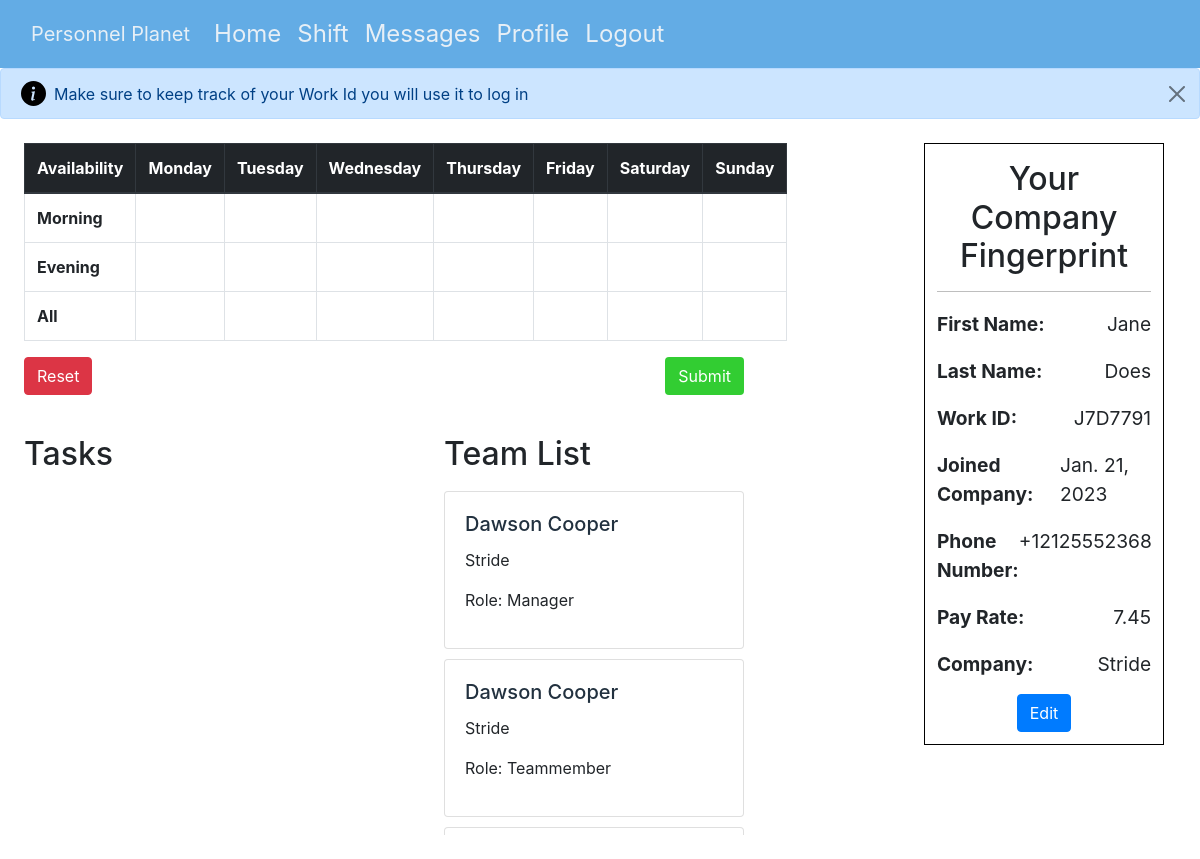
Page /profile (signed in) on the earlier database version.
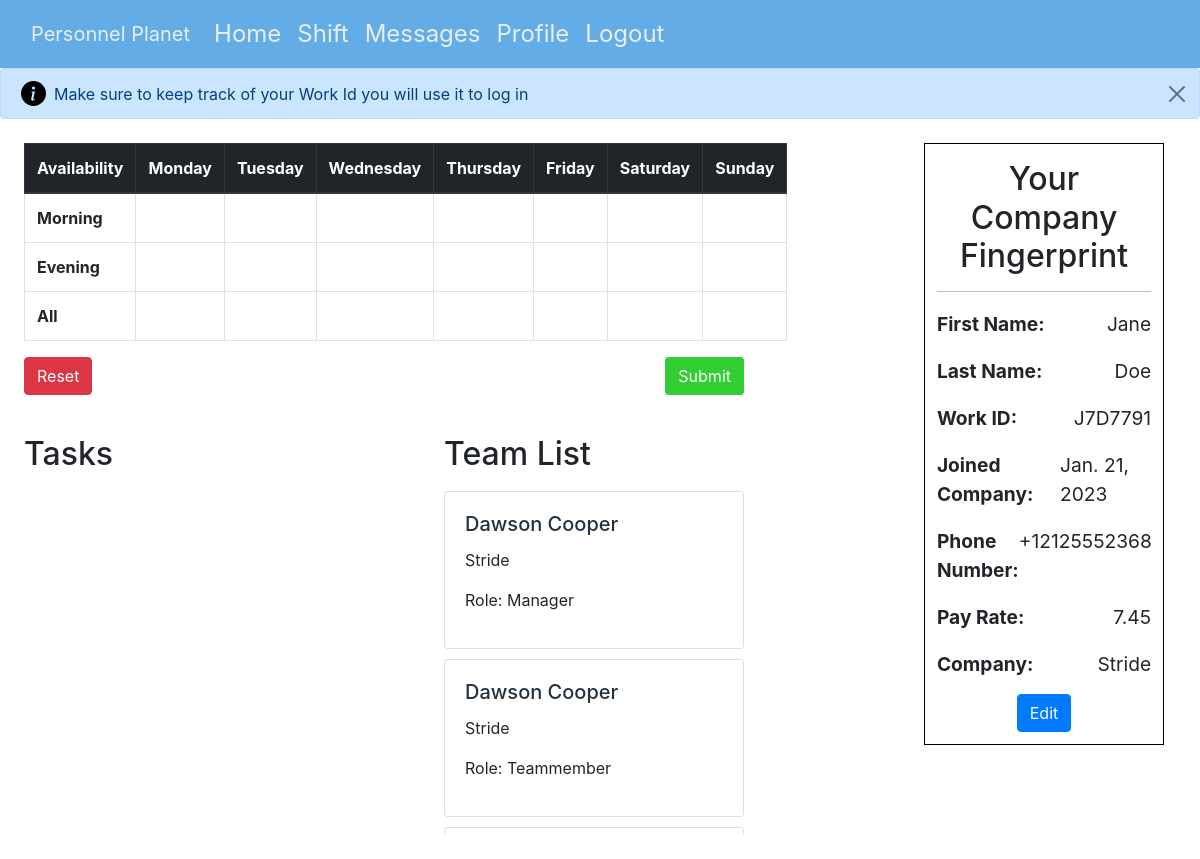
Same page on the later database version.
### personnelPlanet/models.py (models this page shows, shortened)
class User(AbstractUser):
    workId = models.CharField(max_length=10, default='000000')
    phoneNumber = PhoneNumberField(default='(555) 555 5555')
    payRate = models.FloatField(default=7.45)
    isEmployer = models.BooleanField(default=False)
    hoursWorked = models.FloatField(default=0)
    company = models.CharField(max_length=25, null=True)
    totalHours = models.IntegerField(null=True, default=0)

### personnelPlanet/views.py (the view, shortened to what this page needs)
# urls.py: path('profile', views.profile, name='profile'),
@login_required(login_url='/login')
def profile(request):
    context = {}
    empList = User.objects.filter(
        company=request.user.company).all().values("id", "first_name", "last_name", 'workId', 'isEmployer')
    print(empList)
    if empList:
        context['employees'] = empList
    context['form'] = RegisterForm
    return render(request, 'profile.html', {
        'context': context})

### personnelPlanet/templates/profile.html (shortened to what this page needs)
{% extends 'layout.html' %} {% block body %}
<div id='profile-body'>
  <div class="alert alert-primary d-flex align-items-center" role="alert">
    <div>
      Make sure to keep track of your Work Id you will use it to log in
    </div>
    <button id='close-tab-alert' type="button" class="btn-close" data-bs-dismiss="alert" aria-label="Close"></button>
  </div>
<div id="availability">
  <table id="avail-table" class="table table-bordered">
    <thead class="thead-dark">
      <tr>
        <th scope="col">Availability</th>
        <th scope="col">Monday</th>
        <th scope="col">Tuesday</th>
        <th scope="col">Wednesday</th>
        <th scope="col">Thursday</th>
        <th scope="col">Friday</th>
        <th scope="col">Saturday</th>
        <th scope="col">Sunday</th>
      </tr>
    </thead>
    <tbody>
      <tr>
        <th scope="row">Morning</th>
        <td class="avail-cell" id="morning-monday"></td>
        <td class="avail-cell" id="morning-tuesday"></td>
        <td class="avail-cell" id="morning-wednesday"></td>
        <td class="avail-cell" id="morning-thursday"></td>
        <td class="avail-cell" id="morning-friday"></td>
        <td class="avail-cell" id="morning-saturday"></td>
        <td class="avail-cell" id="morning-sunday"></td>
      </tr>
      <tr>
        <th scope="row">Evening</th>
        <td class="avail-cell" id="evening-monday"></td>
        <td class="avail-cell" id="evening-tuesday"></td>
        <td class="avail-cell" id="evening-wednesday"></td>
        <td class="avail-cell" id="evening-thursday"></td>
        <td class="avail-cell" id="evening-friday"></td>
        <td class="avail-cell" id="evening-saturday"></td>
        <td class="avail-cell" id="evening-sunday"></td>
      </tr>
      <tr>
        <th scope="row">All</th>
        <td class="avail-cell" id="all-monday"></td>
        <td class="avail-cell" id="all-tuesday"></td>
        <td class="avail-cell" id="all-wednesday"></td>
        <td class="avail-cell" id="all-thursday"></td>
        <td class="avail-cell" id="all-friday"></td>
        <td class="avail-cell" id="all-saturday"></td>
        <td class="avail-cell" id="all-sunday"></td>
      </tr>
    </tbody>
  </table>
  <div id="profile-buttons">
    <button type="button" id="reset-avail" class="btn btn-danger">Reset</button>
    <button type="button" id="submit-avail" class="btn">Submit</button>
  </div>
  <div id='profile-user-info'>
    <h2 style='text-align: center; padding-top: 2%;'>Your Company Fingerprint</h2>
    <hr style='background-color: black;'>
    <p class='user-info-items'><strong>First Name:</strong> {{ user.first_name }}</p>
    <p class='user-info-items'><strong>Last Name:</strong> {{ user.last_name }}</p>
    <p class='user-info-items'><strong>Work ID:</strong> {{ user.workId }}</p>
    <p class='user-info-items'><strong>Joined Company:</strong> {{ user.date_joined.date }}</p>
    <p class='user-info-items'><strong>Phone Number:</strong> {{ user.phoneNumber }}</p>
    <p class='user-info-items'><strong>Pay Rate:</strong> {{ user.payRate }}</p>
    <p class='user-info-items'><strong>Company:</strong> {{ user.company }}</p>
    <div id='edit-fingerprint-wrapper'>
      <button type="button" id='edit-fingerprint' class="btn btn-primary" data-bs-toggle="modal" data-bs-target="#editFPmodal">Edit</button>
    </div>
  </div>
  <div id='task-container'>
    <div id='existing-tasks'>
      <h2>Tasks</h2>
    </div>
    <div id='employees'>
      <h2>Team List</h2>
      {% for emp in context.employees %}
      <section>
      <div class="card">
        <div class="card-body">
          <h5 class="card-title">{{ emp.first_name }} {{ emp.last_name }}</h5>
          <p class="card-text">{{ user.company }}</p>
          <p>{% if emp.isEmployer %}
            Role: Manager
            {% else %}
            Role: Teammember
            {% endif %}
          </p>
        </div>
      </div>
    </section>
      {% endfor %}
    </div>
  </div>
</div>
</div>
{% endblock %}

Differences in the rows shown:
changed User "Jane": last_name "Does" → "Doe"
